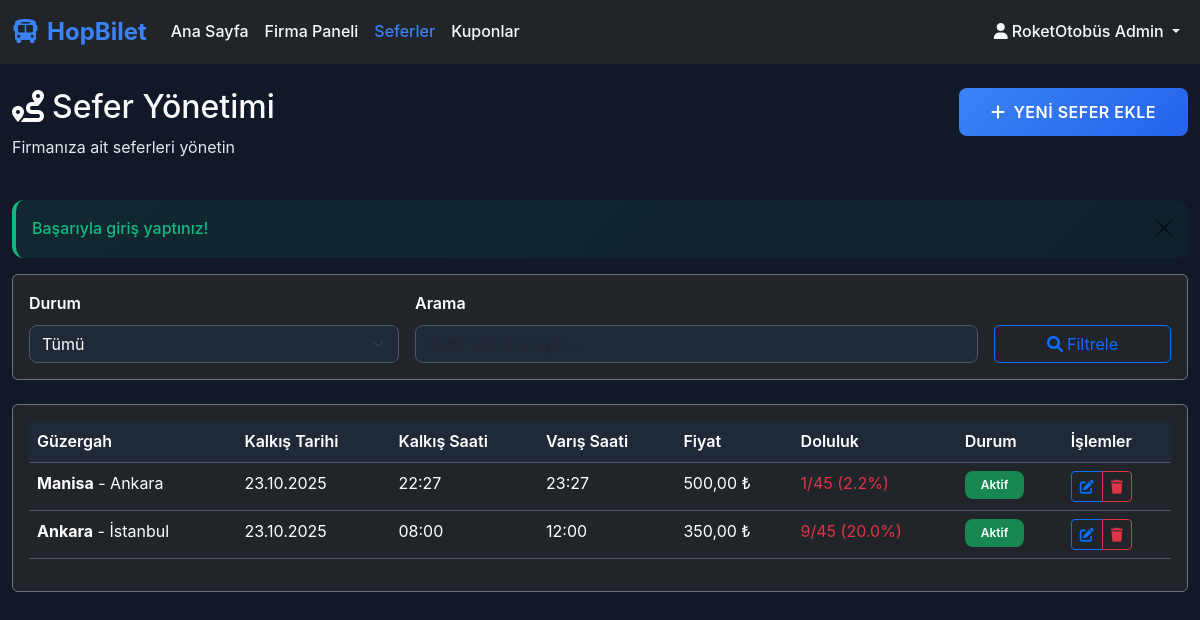
Screenshot of /company/trips.php (signed in) with the database file from the repository.
### tables this page shows
CREATE TABLE trips (
            id INTEGER PRIMARY KEY AUTOINCREMENT,
            company_id INTEGER NOT NULL,
            destination_city VARCHAR(50) NOT NULL,
            departure_city VARCHAR(50) NOT NULL,
            departure_time DATETIME NOT NULL,
            arrival_time DATETIME NOT NULL,
            price DECIMAL(10,2) NOT NULL,
            capacity INTEGER DEFAULT 45,
            created_date DATETIME DEFAULT CURRENT_TIMESTAMP,
            FOREIGN KEY (company_id) REFERENCES bus_companies(id)
        );

### company/trips.php (the view, shortened to what this page needs)
<?php
require_once '../config/database.php';
require_once '../includes/functions.php';
$company_id = $_SESSION['company_id'];
$status = $_GET['status'] ?? 'all';
$search = $_GET['search'] ?? '';
$where_conditions = ["t.company_id = ?"];
$params = [$company_id];
$where_clause = implode(' AND ', $where_conditions);
$stmt = $pdo->prepare("
    SELECT t.*,
           (SELECT COUNT(*) FROM tickets tk WHERE tk.trip_id = t.id AND tk.status = 'active') as sold_tickets
    FROM trips t
    WHERE $where_clause
    ORDER BY t.departure_time DESC
");
$stmt->execute($params);
$trips = $stmt->fetchAll();
?>
<!DOCTYPE html>
<html lang="tr">
<head>
    <link href="https://cdn.jsdelivr.net/npm/bootstrap@5.3.0/dist/css/bootstrap.min.css" rel="stylesheet">
    <link href="https://cdnjs.cloudflare.com/ajax/libs/font-awesome/6.0.0/css/all.min.css" rel="stylesheet">
    <link href="../assets/css/style.css" rel="stylesheet">
</head>
<body class="dark-theme">
    <nav class="navbar navbar-expand-lg navbar-dark bg-dark">
        <div class="container-fluid">
            <a class="navbar-brand fw-bold" href="../index.php">
                <i class="fas fa-bus me-2"></i>HopBilet
            </a>
            <div class="collapse navbar-collapse" id="navbarNav">
                <ul class="navbar-nav me-auto">
                    <li class="nav-item">
                        <a class="nav-link" href="../index.php">Ana Sayfa</a>
                    </li>
                    <li class="nav-item">
                        <a class="nav-link" href="dashboard.php">Firma Paneli</a>
                    </li>
                    <li class="nav-item">
                        <a class="nav-link active" href="trips.php">Seferler</a>
                    </li>
                    <li class="nav-item">
                        <a class="nav-link" href="coupons.php">Kuponlar</a>
                    </li>
                </ul>
                <ul class="navbar-nav">
                    <li class="nav-item dropdown">
                        <a class="nav-link dropdown-toggle" href="#" role="button" data-bs-toggle="dropdown">
                            <i class="fas fa-user me-1"></i><?php echo htmlspecialchars($_SESSION['full_name']); ?>
                        </a>
                    </li>
                </ul>
            </div>
        </div>
    </nav>
    <div class="container-fluid mt-4">
        <div class="row mb-4">
            <div class="col-md-6">
                <h2 class="text-white">
                    <i class="fas fa-route me-2"></i>Sefer Yönetimi
                </h2>
                <p class="text-muted">Firmanıza ait seferleri yönetin</p>
            </div>
            <div class="col-md-6 text-md-end">
                <a href="trip_add.php" class="btn btn-primary">
                    <i class="fas fa-plus me-2"></i>Yeni Sefer Ekle
                </a>
            </div>
        </div>
        <div class="card bg-dark border-secondary mb-4">
            <div class="card-body">
                <form method="GET" class="row g-3">
                    <div class="col-md-4">
                        <label for="status" class="form-label">Durum</label>
                        <select class="form-select" id="status" name="status">
                            <option value="all" <?php echo $status === 'all' ? 'selected' : ''; ?>>Tümü</option>
                        </select>
                    </div>
                    <div class="col-md-6">
                        <label for="search" class="form-label">Arama</label>
                        <input type="text" class="form-control" id="search" name="search"
                               placeholder="Şehir adı ile arayın..." value="<?php echo h($search); ?>">
                    </div>
                    <div class="col-md-2 d-flex align-items-end">
                        <button type="submit" class="btn btn-outline-primary w-100">
                            <i class="fas fa-search me-1"></i>Filtrele
                        </button>
                    </div>
                </form>
            </div>
        </div>
        <div class="card bg-dark border-secondary">
            <div class="card-body">
                <?php if (empty($trips)): ?>
                    <div class="text-center py-5">
                        <i class="fas fa-route fa-3x text-muted mb-3"></i>
                        <h5 class="text-white">Sefer Bulunamadı</h5>
                        <p class="text-muted">Arama kriterlerinize uygun sefer bulunmamaktadır.</p>
                        <a href="trip_add.php" class="btn btn-primary">
                            <i class="fas fa-plus me-2"></i>İlk Seferinizi Oluşturun
                        </a>
                    </div>
                <?php else: ?>
                    <div class="table-responsive">
                        <table class="table table-dark table-hover">
                            <thead>
                                <tr>
                                    <th>Güzergah</th>
                                    <th>Kalkış Tarihi</th>
                                    <th>Kalkış Saati</th>
                                    <th>Varış Saati</th>
                                    <th>Fiyat</th>
                                    <th>Doluluk</th>
                                    <th>Durum</th>
                                    <th>İşlemler</th>
                                </tr>
                            </thead>
                            <tbody>
                                <?php foreach ($trips as $trip): ?>
                                    <tr>
                                        <td>
                                            <strong><?php echo h($trip['departure_city']); ?></strong> -
                                            <?php echo h($trip['destination_city']); ?>
                                        </td>
                                        <td><?php echo formatDate($trip['departure_time'], 'd.m.Y'); ?></td>
                                        <td><?php echo formatDate($trip['departure_time'], 'H:i'); ?></td>
                                        <td><?php echo formatDate($trip['arrival_time'], 'H:i'); ?></td>
                                        <td><?php echo formatPrice($trip['price']); ?></td>
                                        <td>
                                            <?php
                                            $occupancy = ($trip['sold_tickets'] / $trip['capacity']) * 100;
                                            $occupancy_class = $occupancy > 80 ? 'text-success' : ($occupancy > 50 ? 'text-warning' : 'text-danger');
                                            ?>
                                            <span class="<?php echo $occupancy_class; ?>">
                                                <?php echo $trip['sold_tickets']; ?>/<?php echo $trip['capacity']; ?>
                                                (<?php echo number_format($occupancy, 1); ?>%)
                                            </span>
                                        </td>
                                        <td>
                                            <?php
                                            $now = new DateTime();
                                            $departure = new DateTime($trip['departure_time']);
                                            if ($departure > $now) {
                                                echo '<span class="badge bg-success">Aktif</span>';
                                            } else {
                                                echo '<span class="badge bg-secondary">Tamamlandı</span>';
                                            }
                                            ?>
                                        </td>
                                        <td>
                                            <div class="btn-group btn-group-sm">
                                                <a href="trip_edit.php?id=<?php echo $trip['id']; ?>"
                                                   class="btn btn-outline-primary" title="Düzenle">
                                                    <i class="fas fa-edit"></i>
                                                </a>
                                                <button class="btn btn-outline-danger"
                                                        onclick="confirmDelete(<?php echo $trip['id']; ?>, '<?php echo h($trip['departure_city'] . ' - ' . $trip['destination_city']); ?>')"
                                                        title="Sil">
                                                    <i class="fas fa-trash"></i>
                                                </button>
                                            </div>
                                        </td>
                                    </tr>
                                <?php endforeach; ?>
                            </tbody>
                        </table>
                    </div>
                <?php endif; ?>
            </div>
        </div>
    </div>
</body>
</html>

### assets/css/style.css (style rules this page uses)
:root { --primary-color: #3b82f6; --primary-dark: #2563eb; --secondary-color: #8b5cf6; --accent-color: #06b6d4; --success-color: #10b981; --warning-color: #f59e0b; --danger-color: #ef4444; --dark-bg: #111827; --dark-surface: #1f2937; --dark-card: #374151; --dark-text: #ffffff; --dark-muted: #cbd5e1; --border-color: #4b5563; --text-high-contrast: #f8fafc; --text-medium: #e2e8f0; }
* { margin: 0; padding: 0; box-sizing: border-box; }
body { font-family: 'Inter', -apple-system, BlinkMacSystemFont, 'Segoe UI', Roboto, sans-serif; background-color: var(--dark-bg); color: var(--dark-text); line-height: 1.6; }
.dark-theme { background-color: var(--dark-bg); color: var(--dark-text); }
.navbar-brand { font-size: 1.5rem; font-weight: 700; color: var(--primary-color) !important; }
.navbar-dark .navbar-nav .nav-link { color: var(--dark-text) !important; font-weight: 500; transition: color 0.3s ease; }
.navbar-dark .navbar-nav .nav-link.active { color: var(--primary-color) !important; }
.btn-primary { background: linear-gradient(135deg, var(--primary-color), var(--primary-dark)); border: none; font-weight: 600; padding: 0.75rem 2rem; border-radius: 0.5rem; transition: all 0.3s ease; text-transform: uppercase; letter-spacing: 0.5px; }
.text-white { color: var(--text-high-contrast) !important; }
.text-muted { color: var(--text-medium) !important; }
h1, h2, h3, h4, h5, h6 { color: var(--text-high-contrast) !important; }
.navbar-dark .navbar-nav .nav-link { color: var(--text-high-contrast) !important; font-weight: 500; transition: color 0.3s ease; }
.table-dark { background-color: var(--dark-card); border-color: var(--border-color); }
.table-dark th { background-color: var(--dark-surface); border-color: var(--border-color); color: var(--dark-text); font-weight: 600; }
.table-dark td { border-color: var(--border-color); color: var(--dark-text); }
.form-control, .form-select { background-color: var(--dark-surface); border: 1px solid var(--border-color); color: var(--dark-text); border-radius: 0.5rem; transition: all 0.3s ease; }
.form-label { color: var(--dark-text); font-weight: 600; margin-bottom: 0.5rem; }
.badge { font-weight: 600; padding: 0.5rem 1rem; border-radius: 0.5rem; }

### rows the page displays
trips: departure_city "Manisa", destination_city "Ankara", departure_time "23.10.2025", departure_time "22:27", arrival_time "23:27", price "500,00 ₺", sold_tickets "1", capacity "45", occupancy "2.2", shows "Aktif"
trips: departure_city "Ankara", destination_city "İstanbul", departure_time "23.10.2025", departure_time "08:00", arrival_time "12:00", price "350,00 ₺", sold_tickets "9", capacity "45", occupancy "20.0", shows "Aktif"

### other values shown
$_SESSION['full_name'] "RoketOtobüs Admin"
$_SESSION['success_message'] "Başarıyla giriş yaptınız!"
